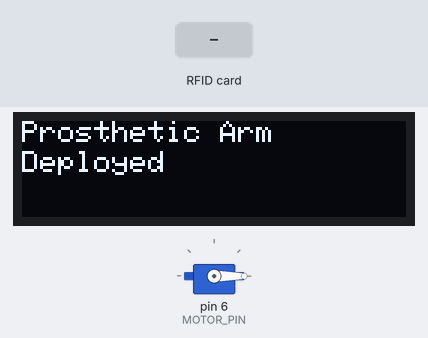
Simulated run of this sketch. Board: Arduino Uno, built with avr-gcc and run on an emulated ATmega328P. On the bench: 128×32 one-colour display, servo. Inputs (shaded band) come from the test bench. What the sketch prints to the serial monitor is not drawn.

Above: at 3.2 s.
3.3 s: RFID card 75 60 56 2C held to the reader
At 4.1 s:
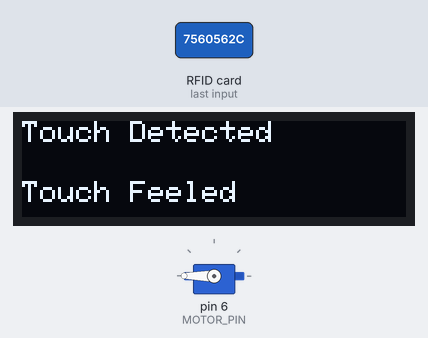
5.8 s: RFID card 91 EE 35 43 held to the reader
At 6.6 s:
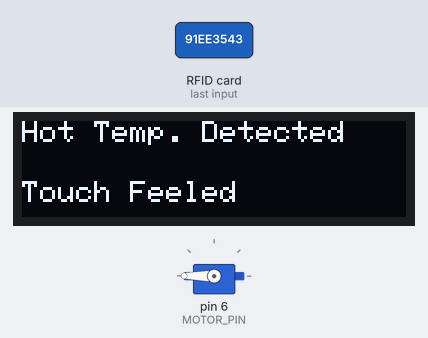
8.3 s: RFID card 5D D3 7C C3 held to the reader
At 9.1 s:
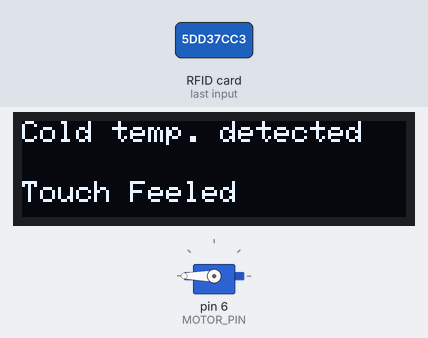
10.8 s: RFID card 5E 7A 19 C4 held to the reader
At 11.6 s:
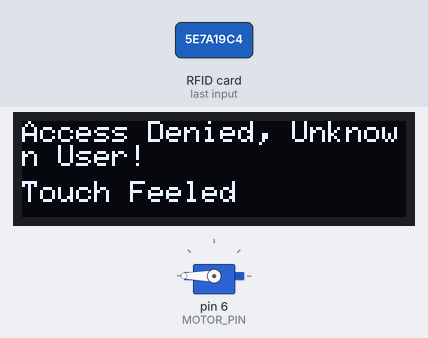
Timing chart, 0 to 13.8 s (numbered marks = the images above; inputs shaded):
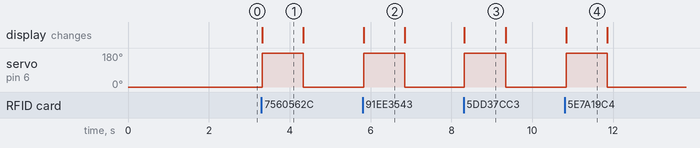

The sketch:

arm.ino
```cpp
#include <SPI.h>
#include <MFRC522.h>
#include <Wire.h>
#include <Adafruit_GFX.h>
#include <Adafruit_SSD1306.h>
#include <Servo.h>  // Include Servo library
//code for prototype
#define SCREEN_WIDTH 128
#define SCREEN_HEIGHT 32

Adafruit_SSD1306 display(SCREEN_WIDTH, SCREEN_HEIGHT, &Wire, -1);

#define SS_PIN 10
#define RST_PIN 9
MFRC522 mfrc522(SS_PIN, RST_PIN);

#define MOTOR_PIN 6   // PWM pin connected to SM-S2309S
Servo touchMotor;    // Create servo object

String rfid_tags[] = {
  "7560562c", "91ee3543", "5dd37cc3", "61113f43" // RFID card UIDs
};

String messages[] = {
  "Touch Detected",
  "Hot Temp. Detected",
  "Cold temp. detected",
  "Wind Detected",
  "Access Denied, Unknown User!"
};

void setup() {
  Serial.begin(9600);

  if (!display.begin(SSD1306_SWITCHCAPVCC, 0x3C)) {
    Serial.println(F("SSD1306 allocation failed"));
    while (true);
  }

  display.clearDisplay();
  display.setTextSize(1);
  display.setTextColor(SSD1306_WHITE);
  display.setCursor(0, 0);
  display.println(F("Prosthetic Arm"));
  display.setCursor(0, 10);
  display.println(F("Deployed"));
  display.display();
  delay(2000);

  SPI.begin();
  mfrc522.PCD_Init();

  if (mfrc522.PCD_PerformSelfTest()) {
    Serial.println(F("RFID Reader is successfully initialized"));
  } else {
    Serial.println(F("RFID Reader initialization failed"));
    while (true);
  }

  // Initialize motor
  touchMotor.attach(MOTOR_PIN);
  touchMotor.write(0); // Initial position
}

void loop() {
  if (mfrc522.PICC_IsNewCardPresent()) {
    if (mfrc522.PICC_ReadCardSerial()) {

      String rfid_uid = "";
      for (byte i = 0; i < mfrc522.uid.size; i++) {
        rfid_uid += String(mfrc522.uid.uidByte[i], HEX);
      }

      Serial.print(F("UID of the card: "));
      Serial.println(rfid_uid);

      String message = messages[4]; // Default message: Unknown user
      for (int i = 0; i < 4; i++) {  // only check known cards
        if (rfid_uid == rfid_tags[i]) {
          message = messages[i];
          break;
        }
      }

      display.clearDisplay();
      display.setTextSize(1);
      display.setCursor(0, 20);
      display.println(F("Touch Feeled"));
      display.setCursor(0, 0);
      display.println(message);
      display.display();

      // Rotate motor for 2 seconds
      touchMotor.write(180);  // Rotate to 90 degrees (or desired position)

    delay(1000);
      touchMotor.write(0);


      display.clearDisplay();
      display.setCursor(0, 0);
      display.println(F("Prosthetic Arm"));
      display.setCursor(0, 10);
      display.println(F("Deployed"));
      display.display();
      delay(500);
    }
  }
}
```

Measured:
- after the input at 3.3 s, servo on pin 6 (MOTOR_PIN): 0° → 180° at once, → 0° 1.0 s later; the display: changes at once (image 1)
- after the input at 5.8 s, servo on pin 6 (MOTOR_PIN): 0° → 180° at once, → 0° 1.0 s later; the display: changes at once (image 2)
- after the input at 8.3 s, servo on pin 6 (MOTOR_PIN): 0° → 180° at once, → 0° 1.0 s later; the display: changes at once (image 3)
- after the input at 10.8 s, servo on pin 6 (MOTOR_PIN): 0° → 180° at once, → 0° 1.0 s later; the display: changes at once (image 4)
- what the display in image 1 shows lasts 1.0 s, from 3.3 s to 4.3 s
